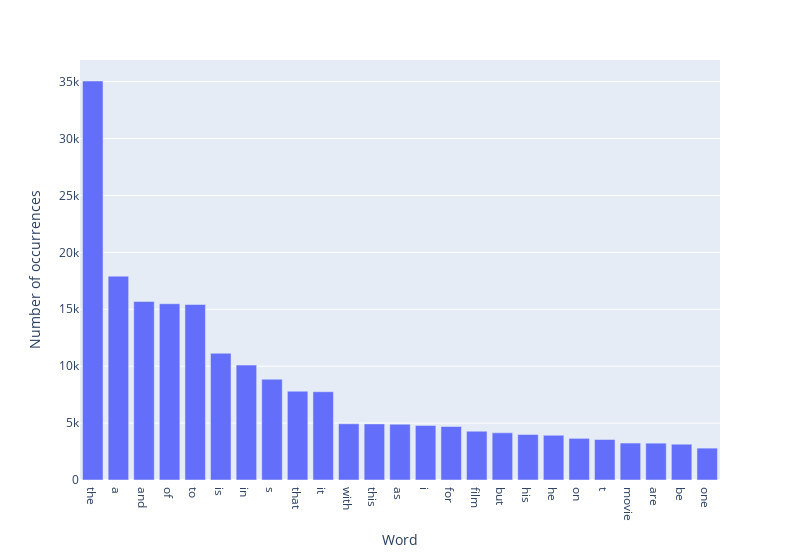

The cell this chart's notebook holds for it:
### Markdown cell above
#### 1.2.3.a Reviews analysis with stop-words

### Code cell
neg_word_freq_w_stopwords = most_frequent_terms(negative_reviews_words, True, False, number_terms)

### Figure 1 — Plotly figure (JSON) as saved in the notebook; plotly's stock layout.template omitted (floating-point values rounded to 4 significant figures)
{"data": [{"alignmentgroup": "True", "hovertemplate": "Word=%{x}<br>Number of occurrences=%{y}<extra></extra>", "legendgroup": "", "marker": {"color": "#636efa", "pattern": {"shape": ""}}, "name": "", "offsetgroup": "", "orientation": "v", "showlegend": false, "textposition": "auto", "x": ["the", "a", "and", "of", "to", "is", "in", "s", "that", "it", "with", "this", "as", "i", "for", "film", "but", "his", "he", "on", "t", "movie", "are", "be", "one"], "xaxis": "x", "y": [35058, 17910, 15680, 15487, 15420, 11136, 10097, 8854, 7803, 7756, 4941, 4930, 4900, 4787, 4701, 4287, 4142, 3999, 3928, 3658, 3555, 3246, 3236, 3145, 2800], "yaxis": "y", "type": "bar"}], "layout": {"xaxis": {"anchor": "y", "domain": [0.0, 1.0], "title": {"text": "Word"}}, "yaxis": {"anchor": "x", "domain": [0.0, 1.0], "title": {"text": "Number of occurrences"}}, "legend": {"tracegroupgap": 0}, "margin": {"t": 60}, "barmode": "relative", "width": 800}}
